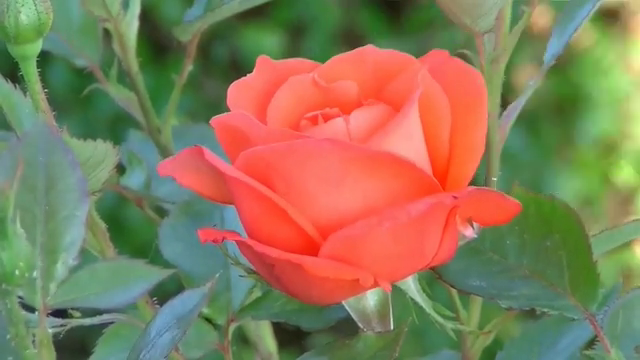
#> input picture frame 32 of RoseBloom.mp4, 640 x 360 px
$ python PARTB_video.py
#> lines starting #> are read from the running program, lines starting #| are printed output that depends on the picture
import cv2
import numpy as np

cap = cv2.VideoCapture('RoseBloom.mp4')
fourcc = cv2.VideoWriter_fourcc(*'XVID')
out = cv2.VideoWriter('output.avi',fourcc,25,(640,360))

while(cap.isOpened()):
    ret,frame= cap.read()
#> frame is the input picture: shape (360, 640, 3); mean B, G, R 89.7, 122.7, 136.6
    if ret ==True:
        frame[:,:,0]= np.zeros([frame.shape[0],frame.shape[1]])
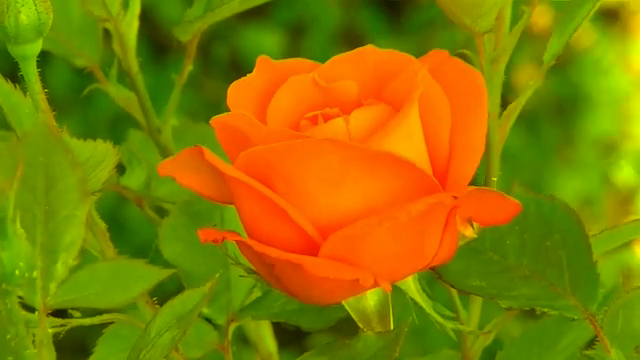
#> frame: shape (360, 640, 3); mean B, G, R 0, 122.7, 136.6
        frame[:, :,1] = np.zeros([frame.shape[0], frame.shape[1]])
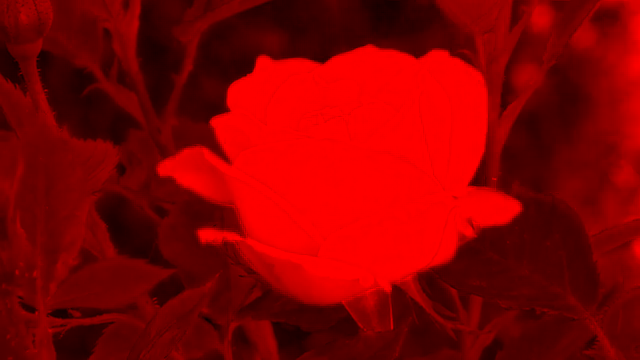
#> frame: shape (360, 640, 3); mean B, G, R 0, 0, 136.6
        out.write(frame)
        cv2.imshow('frame',frame)
        if cv2.waitKey(1) & 0xFF == ord('q'):
#> (key q is pressed here)
            break
    else:
        break
cap.release()
out.release()
cv2.destroyAllWindows()

$ run again, starting later in the video
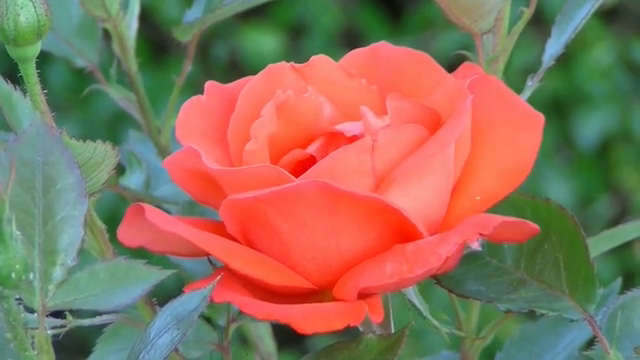
#> input picture frame 146 of RoseBloom.mp4, 640 x 360 px
#> frame is the input picture: shape (360, 640, 3); mean B, G, R 90.9, 113.4, 140.9
#> `frame[:,:,0]= np.zeros([frame.shape[0],frame.shape[1]])`:
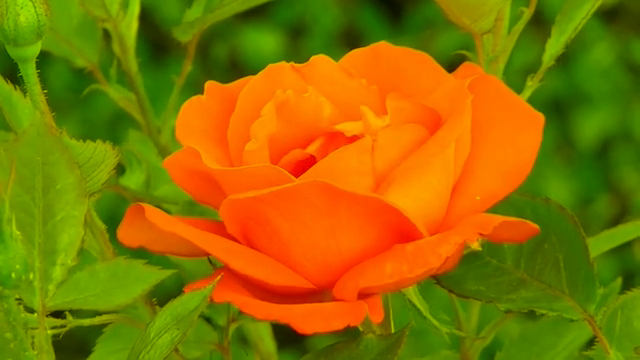
#> frame: shape (360, 640, 3); mean B, G, R 0, 113.4, 140.9
#> `frame[:, :,1] = np.zeros([frame.shape[0], frame.shape[1]])`:
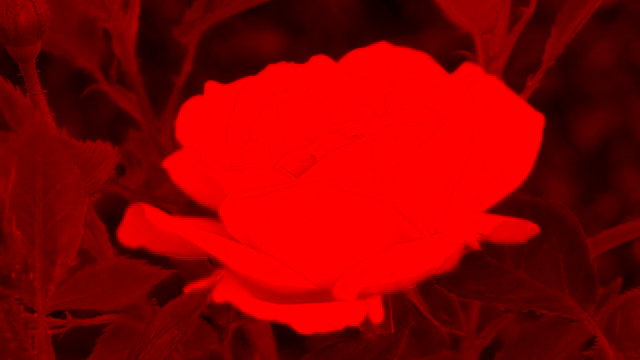
#> frame: shape (360, 640, 3); mean B, G, R 0, 0, 140.9

$ run again, starting later in the video
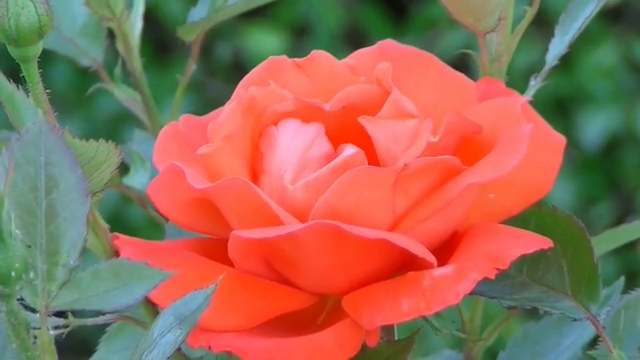
#> input picture frame 260 of RoseBloom.mp4, 640 x 360 px
#> frame is the input picture: shape (360, 640, 3); mean B, G, R 85.4, 107.1, 151.7
#> `frame[:,:,0]= np.zeros([frame.shape[0],frame.shape[1]])`:
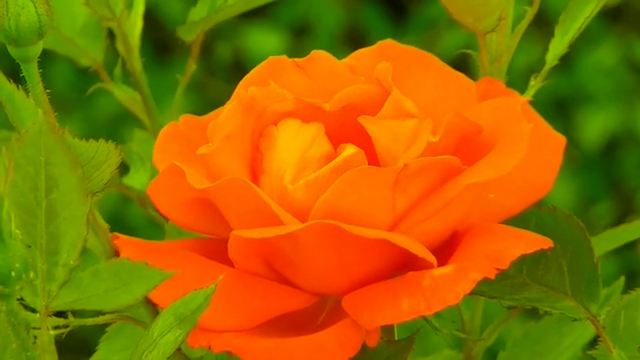
#> frame: shape (360, 640, 3); mean B, G, R 0, 107.1, 151.7
#> `frame[:, :,1] = np.zeros([frame.shape[0], frame.shape[1]])`:
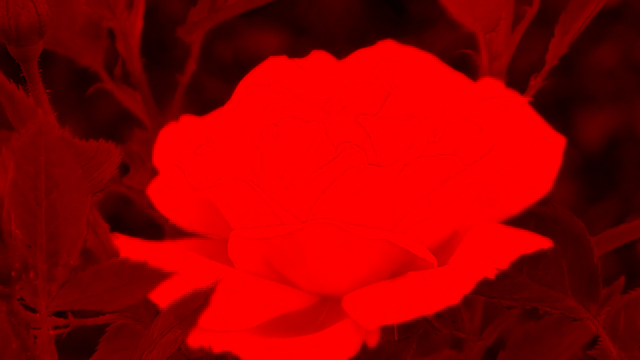
#> frame: shape (360, 640, 3); mean B, G, R 0, 0, 151.7
